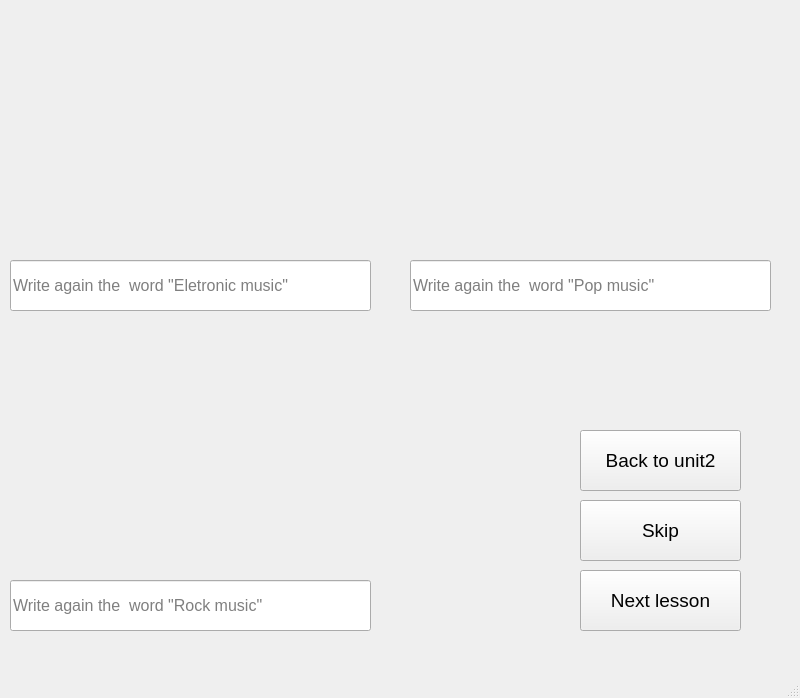
<?xml version="1.0" encoding="UTF-8"?>
<ui version="4.0">
 <class>MainWindow</class>
 <widget class="QMainWindow" name="MainWindow">
  <property name="geometry">
   <rect>
    <x>0</x>
    <y>0</y>
    <width>800</width>
    <height>698</height>
   </rect>
  </property>
  <property name="windowTitle">
   <string>MainWindow</string>
  </property>
  <widget class="QWidget" name="centralwidget">
   <widget class="QLabel" name="label_8">
    <property name="geometry">
     <rect>
      <x>10</x>
      <y>10</y>
      <width>311</width>
      <height>241</height>
     </rect>
    </property>
    <property name="text">
     <string/>
    </property>
    <property name="pixmap">
     <pixmap>../PTI picture SPCK/eletronicmusic.webp</pixmap>
    </property>
    <property name="scaledContents">
     <bool>true</bool>
    </property>
   </widget>
   <widget class="QLineEdit" name="lineEdit_2">
    <property name="geometry">
     <rect>
      <x>10</x>
      <y>260</y>
      <width>361</width>
      <height>51</height>
     </rect>
    </property>
    <property name="font">
     <font>
      <pointsize>12</pointsize>
     </font>
    </property>
    <property name="text">
     <string/>
    </property>
    <property name="placeholderText">
     <string>Write again the  word &quot;Eletronic music&quot;</string>
    </property>
   </widget>
   <widget class="QLineEdit" name="lineEdit_3">
    <property name="geometry">
     <rect>
      <x>410</x>
      <y>260</y>
      <width>361</width>
      <height>51</height>
     </rect>
    </property>
    <property name="font">
     <font>
      <pointsize>12</pointsize>
     </font>
    </property>
    <property name="text">
     <string/>
    </property>
    <property name="placeholderText">
     <string>Write again the  word &quot;Pop music&quot;</string>
    </property>
   </widget>
   <widget class="QLabel" name="label_9">
    <property name="geometry">
     <rect>
      <x>410</x>
      <y>10</y>
      <width>311</width>
      <height>241</height>
     </rect>
    </property>
    <property name="text">
     <string/>
    </property>
    <property name="pixmap">
     <pixmap>../PTI picture SPCK/popmusic.webp</pixmap>
    </property>
    <property name="scaledContents">
     <bool>true</bool>
    </property>
   </widget>
   <widget class="QPushButton" name="pushButton_3">
    <property name="geometry">
     <rect>
      <x>580</x>
      <y>570</y>
      <width>161</width>
      <height>61</height>
     </rect>
    </property>
    <property name="font">
     <font>
      <pointsize>14</pointsize>
     </font>
    </property>
    <property name="text">
     <string>Next lesson</string>
    </property>
   </widget>
   <widget class="QPushButton" name="pushButton_6">
    <property name="geometry">
     <rect>
      <x>580</x>
      <y>500</y>
      <width>161</width>
      <height>61</height>
     </rect>
    </property>
    <property name="font">
     <font>
      <pointsize>14</pointsize>
     </font>
    </property>
    <property name="text">
     <string>Skip</string>
    </property>
   </widget>
   <widget class="QPushButton" name="pushButton_4">
    <property name="geometry">
     <rect>
      <x>580</x>
      <y>430</y>
      <width>161</width>
      <height>61</height>
     </rect>
    </property>
    <property name="font">
     <font>
      <pointsize>14</pointsize>
     </font>
    </property>
    <property name="text">
     <string>Back to unit2</string>
    </property>
   </widget>
   <widget class="QLineEdit" name="lineEdit_4">
    <property name="geometry">
     <rect>
      <x>10</x>
      <y>580</y>
      <width>361</width>
      <height>51</height>
     </rect>
    </property>
    <property name="font">
     <font>
      <pointsize>12</pointsize>
     </font>
    </property>
    <property name="text">
     <string/>
    </property>
    <property name="placeholderText">
     <string>Write again the  word &quot;Rock music&quot;</string>
    </property>
   </widget>
   <widget class="QLabel" name="label_10">
    <property name="geometry">
     <rect>
      <x>10</x>
      <y>330</y>
      <width>311</width>
      <height>241</height>
     </rect>
    </property>
    <property name="text">
     <string/>
    </property>
    <property name="pixmap">
     <pixmap>../PTI picture SPCK/rockmusic.jfif</pixmap>
    </property>
    <property name="scaledContents">
     <bool>true</bool>
    </property>
   </widget>
  </widget>
  <widget class="QMenuBar" name="menubar">
   <property name="geometry">
    <rect>
     <x>0</x>
     <y>0</y>
     <width>800</width>
     <height>26</height>
    </rect>
   </property>
  </widget>
  <widget class="QStatusBar" name="statusbar"/>
 </widget>
 <resources/>
 <connections/>
</ui>
